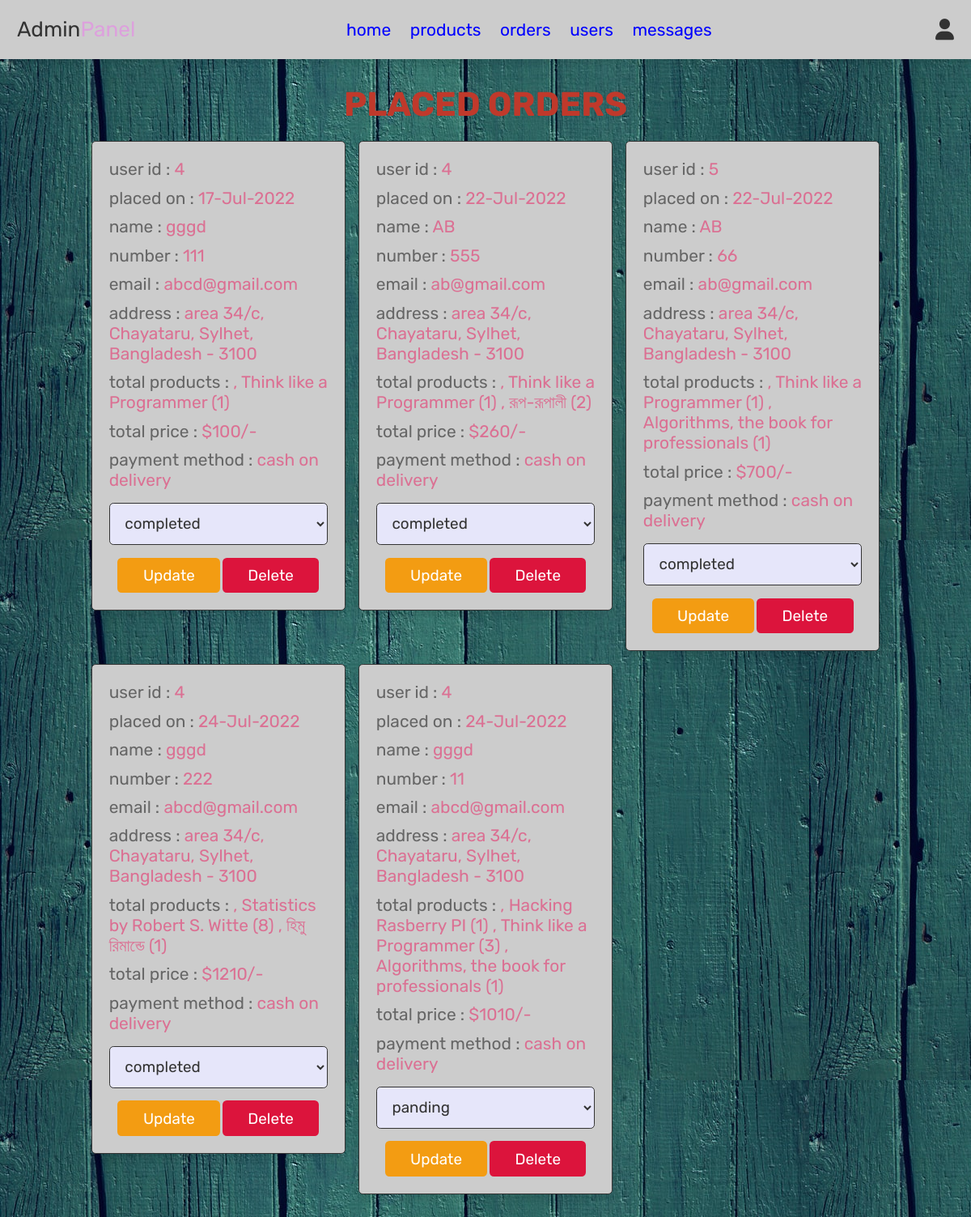
Screenshot of /admin_orders.php (signed in) with the database file from the repository.
### tables this page shows
CREATE TABLE `orders` (
  `id` int(100) NOT NULL,
  `user_id` int(100) NOT NULL,
  `name` varchar(100) NOT NULL,
  `number` varchar(12) NOT NULL,
  `email` varchar(100) NOT NULL,
  `method` varchar(50) NOT NULL,
  `address` varchar(500) NOT NULL,
  `total_products` varchar(1000) NOT NULL,
  `total_price` int(100) NOT NULL,
  `placed_on` varchar(50) NOT NULL,
  `payment_status` varchar(20) NOT NULL DEFAULT 'panding'
);

### config.php (called while the page is built, shortened)
<?php
$version= time();
?>

### admin_orders.php (the view, shortened to what this page needs)
<?php
include 'config.php';
?>
<!DOCTYPE html>
<html lang="en">
<head>
   <link rel="stylesheet" href="https://cdnjs.cloudflare.com/ajax/libs/font-awesome/6.0.0/css/all.min.css">
   <link rel="stylesheet" href="css/admin_style.css?v=<?=$version?>">
   </head>
<body>
<?php include 'admin_header.php'; ?>
<section class="orders">
   <h1 class="title">placed orders</h1>
   <div class="box-container">
      <?php
      $select_orders = mysqli_query($conn, "SELECT * FROM `orders`") or die('query failed');
      if(mysqli_num_rows($select_orders) > 0){
         while($fetch_orders = mysqli_fetch_assoc($select_orders)){
      ?>
      <div class="box">
         <p> user id : <span><?php echo $fetch_orders['user_id']; ?></span> </p>
         <p> placed on : <span><?php echo $fetch_orders['placed_on']; ?></span> </p>
         <p> name : <span><?php echo $fetch_orders['name']; ?></span> </p>
         <p> number : <span><?php echo $fetch_orders['number']; ?></span> </p>
         <p> email : <span><?php echo $fetch_orders['email']; ?></span> </p>
         <p> address : <span><?php echo $fetch_orders['address']; ?></span> </p>
         <p> total products : <span><?php echo $fetch_orders['total_products']; ?></span> </p>
         <p> total price : <span>$<?php echo $fetch_orders['total_price']; ?>/-</span> </p>
         <p> payment method : <span><?php echo $fetch_orders['method']; ?></span> </p>
         <form action="" method="post">
            <select name="update_payment">
               <option value="" selected disabled><?php echo $fetch_orders['payment_status']; ?></option>
            </select>
            <input type="submit" value="update" name="update_order" class="option-btn">
            <a href="admin_orders.php?delete=<?php echo $fetch_orders['id']; ?>" onclick="return confirm('delete this order?');" class="delete-btn">delete</a>
         </form>
      </div>
      <?php
         }
      }else{
         echo '<p class="empty">no orders placed yet!</p>';
      }
      ?>
   </div>
</section>
</body>
</html>

### css/admin_style.css (style rules this page uses)
:root { --pulm:#DDA0DD; --salmon:#fa8072; --cadetblue:#5f9ea0; --red:#c0392b; --crimson:#dc143c; --orange:#f39c12; --black:#333; --lavender:#e6e6fa; --blue:#0000FF; --palevioletred:#DB7093; --white:#fff; --light-color:#666; --light-white:#ccc; --light-bg:#f5f5f5; --border:.1rem solid var(--black); --main-color: hotpink; --box-shadow:0 .5rem 1rem rgba(0,0,0,.1); }
* { font-family: 'Rubik', sans-serif; margin:0; padding:0; box-sizing: border-box; outline: none; border:none; text-decoration: none; transition:all .2s linear; }
html { font-size: 65.5%; overflow-x: hidden; }
body { background-image: url(../images/a.jpg); }
section { padding:3rem 2rem; }
.title { text-align: center; margin-bottom: 2rem; text-transform: uppercase; color:var(--red); font-size: 4rem; }
.btn, .option-btn, .delete-btn, .white-btn { display: inline-block; margin-top: 1rem; padding:1rem 3rem; cursor: pointer; color:var(--white); font-size: 1.8rem; border-radius: .5rem; text-transform: capitalize; }
.option-btn { background-color: var(--orange); }
.delete-btn { background-color: var(--crimson); }
.orders .box-container { display: grid; grid-template-columns: repeat(auto-fit, 30rem); justify-content: center; gap:1.5rem; max-width: 1200px; margin:0 auto; align-items: flex-start; }
.orders .box-container .box { background-color: var(--light-white); padding:2rem; border:var(--border); box-shadow: var(--box-shadow); border-radius: .5rem; }
.orders .box-container .box p { padding-bottom: 1rem; font-size: 2rem; color:var(--light-color); }
.orders .box-container .box p span { color:var(--palevioletred); }
.orders .box-container .box form { text-align: center; }
.orders .box-container .box form select { border-radius: .5rem; margin:.5rem 0; width: 100%; background-color: var(--lavender); border:var(--border); padding:1.2rem 1.4rem; font-size: 1.8rem; color:var(--black); }

### rows the page displays
orders: user "4", placed_on "17-Jul-2022", name "gggd", number "111", email "abcd@gmail.com", address "area 34/c, Chayataru, Sylhet, Bangladesh - 3100", total_products ", Think like a Programmer (1)", total_price "100", method "cash on delivery", update_payment "completed"
orders: user "4", placed_on "22-Jul-2022", name "AB", number "555", email "ab@gmail.com", address "area 34/c, Chayataru, Sylhet, Bangladesh - 3100", total_products ", Think like a Programmer (1) , রূপ-রূপালী (2)", total_price "260", method "cash on delivery", update_payment "completed"
orders: user "5", placed_on "22-Jul-2022", name "AB", number "66", email "ab@gmail.com", address "area 34/c, Chayataru, Sylhet, Bangladesh - 3100", total_products ", Think like a Programmer (1) , Algorithms, the book for professionals (1)", total_price "700", method "cash on delivery", update_payment "completed"
orders: user "4", placed_on "24-Jul-2022", name "gggd", number "222", email "abcd@gmail.com", address "area 34/c, Chayataru, Sylhet, Bangladesh - 3100", total_products ", Statistics by Robert S. Witte (8) , হিমু রিমান্ডে (1)", total_price "1210", method "cash on delivery", update_payment "completed"
orders: user "4", placed_on "24-Jul-2022", name "gggd", number "11", email "abcd@gmail.com", address "area 34/c, Chayataru, Sylhet, Bangladesh - 3100", total_products ", Hacking Rasberry PI (1) , Think like a Programmer (3) , Algorithms, the book for professionals (1)", total_price "1010", method "cash on delivery", update_payment "panding"
